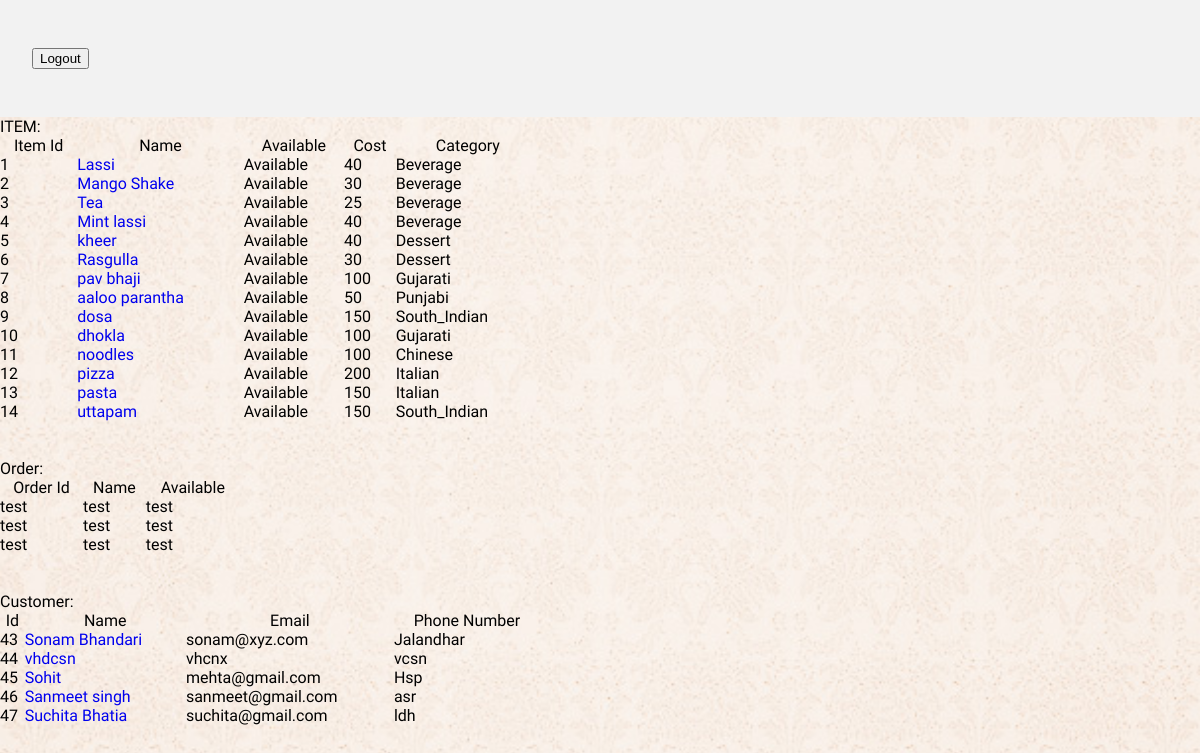
Screenshot of /admin/frontend/login_page.php with the database file from the repository.
### tables this page shows
CREATE TABLE IF NOT EXISTS `tb_item` (
  `id` int(11) NOT NULL AUTO_INCREMENT,
  `name` varchar(50) NOT NULL,
  `avail` enum('Available','Not_Available') NOT NULL,
  `cost` int(11) NOT NULL,
  `category` enum('Dessert','Beverage','South_Indian','Punjabi','Italian','Gujarati','Chinese') NOT NULL,
  PRIMARY KEY (`id`)
);

CREATE TABLE IF NOT EXISTS `tb_client` (
  `id` int(11) NOT NULL AUTO_INCREMENT,
  `name` varchar(50) NOT NULL,
  `pwd` varchar(100) NOT NULL,
  `email` varchar(20) NOT NULL,
  `address` varchar(50) NOT NULL,
  `phone_no` varchar(15) NOT NULL,
  PRIMARY KEY (`id`),
  UNIQUE KEY `email` (`email`)
);

### admin/frontend/config.php (called while the page is built, shortened)
<?php
class clscon
{
    public function db_connect()
    {
        $host="localhost";
        $uname="root";
        $upwd="";
        $this->link=  mysqli_connect($host, $uname, $upwd,"deliccio");
        return $this->link;
    }
}
?>

### admin/frontend/login_page.php (the view, shortened to what this page needs)
<?php
include_once 'config.php';
echo '
<!DOCTYPE HTML>
<html>
<head>
<title>Admin Panel</title>
<link href=\'http://fonts.googleapis.com/css?family=Droid+Sans\' rel=\'stylesheet\' type=\'text/css\'>
<link href="css/style.css" rel="stylesheet" type="text/css" media="all" />
<meta http-equiv="Content-Type" content="text/html; charset=utf-8" />
<meta name="viewport" content="width=device-width, initial-scale=1, maximum-scale=1">
<meta http-equiv="Content-Type" content="text/html; charset=utf-8" />
<script>var __links = document.querySelectorAll(\'a\');function __linkClick(e) { parent.window.postMessage(this.href, \'*\');} ;for (var i = 0, l = __links.length; i < l; i++) {if ( __links[i].getAttribute(\'data-t\') == \'_blank\' ) { __links[i].addEventListener(\'click\', __linkClick, false);}}</script>
<script src="//ajax.googleapis.com/ajax/libs/jquery/1.11.0/jquery.min.js"></script>
<script>$(document).ready(function(c) {
	$(\'.alert-close\').on(\'click\', function(c){
		$(\'.message\').fadeOut(\'slow\', function(c){
	  		$(\'.message\').remove();
		});
	});
});
</script>
</head>
<body>
<form  method="post"  action="logout.php">
<button id="submit">Logout</button>
</form>
<h1>ITEM:</h1>
<table cellspacing="0" width="45%">
<tr>
<th>Item Id </th>
<th>Name </th>
<th>Available </th>
<th>Cost </th>
<th>Category </th>
</tr>';
$obj = new clsitem();
$ar=$obj->Display_Item();
for ($i=0;$i<count($ar);$i++)
{
	echo "<tr>";
	echo "<td>"; echo $ar[$i][0]; echo"</td> ";
	echo "<td> <a href =\"update.php?id=".$ar[$i][0]."\">"; echo $ar[$i][1]; echo"</a></td> ";
	echo "<td>"; echo $ar[$i][2]; echo"</td> ";
	echo "<td>"; echo $ar[$i][3]; echo"</td> ";
	echo "<td>"; echo $ar[$i][4]; echo"</td> ";
	echo "</tr>";
}
echo '
</table>	</br></br>
<h1>Order:</h1>
<table cellspacing="0" width="20%">
<tr>
<th>Order Id </th>
<th>Name </th>
<th>Available </th>
</tr>
<tr >
<td>test</td>
<td>test</td>
<td>test</td>
</tr>
<tr >
<td>test</td>
<td>test</td>
<td>test</td>
</tr>
<tr >
<td>test</td>
<td>test</td>
<td>test</td>
</tr>
</table>
</br></br>
<h1>Customer:</h1>
<table cellspacing="0" width="45%">
<tr>
<th>Id </th>
<th>Name </th>
<th>Email </th>
<th>Phone Number </th>
</tr>';
$obj = new clsclient();
$ar=$obj->Display_Client();
for ($i=0;$i<count($ar);$i++)
{
	echo "<tr>";
	echo "<td>"; echo $ar[$i][0]; echo"</td> ";
	echo "<td> <a href =\"updateClient.php?id=".$ar[$i][0]."\">"; echo $ar[$i][1]; echo"</a></td> ";
	echo "<td>"; echo $ar[$i][3]; echo"</td> ";
	echo "<td>"; echo $ar[$i][4]; echo"</td> ";
	echo "</tr>";
}
echo '
</table>	</br></br>
</body>
</html>';
?>

### admin/css/style.css (style rules this page uses)
html,body,div,span,applet,object,iframe,h1,h2,h3,h4,h5,h6,p,blockquote,pre,a,abbr,acronym,address,big,cite,code,del,dfn,em,img,ins,kbd,q,s,samp,small,strike,strong,sub,sup,tt,var,b,u,i,dl,dt,dd,ol,nav ul,nav li,fieldset,form,label,legend,table,caption,tbody,tfoot,thead,tr,th,td,article,aside,canvas,details,embed,figure,figcaption,footer,header,hgroup,menu,nav,output,ruby,section,summary,time,mark,audio,video { margin:0;padding:0;border:0;font-size:100%;font:inherit;vertical-align:baseline; }
table { border-collapse:collapse;border-spacing:0; }
a { text-decoration:none; }
body { font-family: 'Droid Sans', sans-serif; font-size:100%; background: url(../images/bg.jpg); background-repeat: no-repeat; background-attachment: fixed; background-position: center; background-size: cover; }
form { padding: 3em 2em; background: #F2F2F2; }

### rows the page displays
tb_item: id "1", name "Lassi", avail "Available", cost "40", category "Beverage"
tb_item: id "2", name "Mango Shake", avail "Available", cost "30", category "Beverage"
tb_item: id "3", name "Tea", avail "Available", cost "25", category "Beverage"
tb_item: id "4", name "Mint lassi", avail "Available", cost "40", category "Beverage"
tb_item: id "5", name "kheer", avail "Available", cost "40", category "Dessert"
tb_item: id "6", name "Rasgulla", avail "Available", cost "30", category "Dessert"
tb_item: id "7", name "pav bhaji", avail "Available", cost "100", category "Gujarati"
tb_item: id "8", name "aaloo parantha", avail "Available", cost "50", category "Punjabi"
tb_item: id "9", name "dosa", avail "Available", cost "150", category "South_Indian"
tb_item: id "10", name "dhokla", avail "Available", cost "100", category "Gujarati"
tb_item: id "11", name "noodles", avail "Available", cost "100", category "Chinese"
tb_item: id "12", name "pizza", avail "Available", cost "200", category "Italian"
tb_item: id "13", name "pasta", avail "Available", cost "150", category "Italian"
tb_item: id "14", name "uttapam", avail "Available", cost "150", category "South_Indian"
tb_client: id "43", name "Sonam Bhandari", email "sonam@xyz.com", address "Jalandhar"
tb_client: id "44", name "vhdcsn", email "vhcnx", address "vcsn"
tb_client: id "45", name "Sohit", email "mehta@gmail.com", address "Hsp"
tb_client: id "46", name "Sanmeet singh", email "sanmeet@gmail.com", address "asr"
tb_client: id "47", name "Suchita Bhatia", email "suchita@gmail.com", address "ldh"
